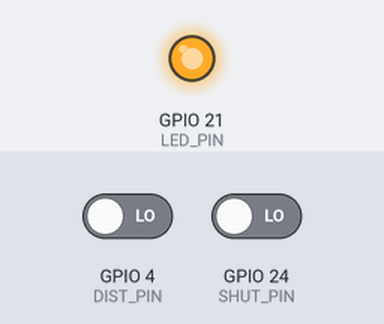
Bench run of a program on a simulated Raspberry Pi (BCM pin numbers). Parts: output pins drawn as LEDs (lit = HIGH). The test bench sets the inputs (shaded band); at power-on: GPIO 4 (DIST_PIN) LOW, GPIO 24 (SHUT_PIN) LOW. The WebIOPi server calls setup() once and loop() repeatedly; the run ends when the program shuts the computer down; what the program prints to the terminal is not drawn. At 19.7 s the program puts the board to deep sleep or switches it off; the recording ends there.

Above: at 1.2 s.
1.3 s: GPIO 4 (DIST_PIN) driven HIGH
At 3.8 s:
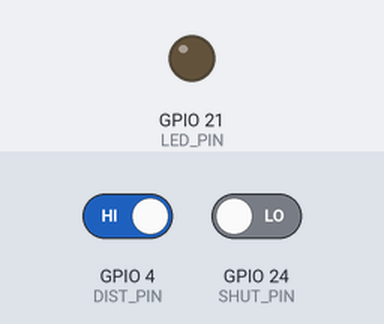
9.0 s: GPIO 24 (SHUT_PIN) driven HIGH
Timing chart, 0 to 19.7 s (numbered marks = the images above; inputs shaded):
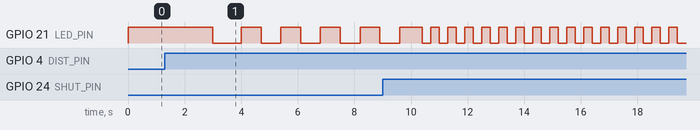

Measured:
- by itself, GPIO 21 (LED_PIN): repeats every 0.60 s: LOW 0.30 s, HIGH 0.30 s

The program:

dist_blink_shut.py
```python
#!/usr/bin/python
# -*0 coding: utf-8 -*-

#--
# WebIOpi用スクリプト
#--
# o Lチカ
# o 距離センサーで近づくとドキドキ
# o シャットダウンボタン

import webiopi
import syslog
import time
import os

webiopi.setDebug()

GPIO = webiopi.GPIO
DIST_PIN =  4        # 距離センサのVo
LED_PIN  = 21        # LEDのVin
SHUT_PIN = 24        # シャットダウンボタン

def setup():
	webiopi.debug("Setup start")
	GPIO.setFunction( DIST_PIN, GPIO.IN )
	GPIO.setFunction( LED_PIN, GPIO.OUT )
	GPIO.setFunction( SHUT_PIN, GPIO.IN )
	webiopi.debug("Setup end")

def loop():
	GPIO.digitalWrite( LED_PIN, True )
	value = GPIO.input( DIST_PIN )
	webiopi.debug("value is " + str(value))

	if GPIO.input( SHUT_PIN ):
		is_cancel = False
		for i in range(10):
			if GPIO.input( SHUT_PIN ):
				webiopi.debug("push continue.")
			else:
				is_cancel = True
				webiopi.debug("push canceled.!! ")
				break
			webiopi.sleep( 0.05 )

		if is_cancel == False:
			webiopi.debug("SHUTDOWN_BTN pushed. !!!!")
			count = 16
			while count > 0:
				count = count - 1
				GPIO.digitalWrite( LED_PIN, True )
				webiopi.sleep( 0.3 )
				GPIO.digitalWrite( LED_PIN, False )
				webiopi.sleep( 0.3 )

			# シャットダウン
			os.system("sudo shutdown -h now")

	# 点滅どきどき
	if value == True:
		webiopi.sleep( 0.7 )
		GPIO.digitalWrite( LED_PIN, False )
		webiopi.sleep( 0.7 )
	# 点滅通常
	else:
		webiopi.sleep( 3.0 )
		GPIO.digitalWrite( LED_PIN, False )
		webiopi.sleep( 1.0 )
```
